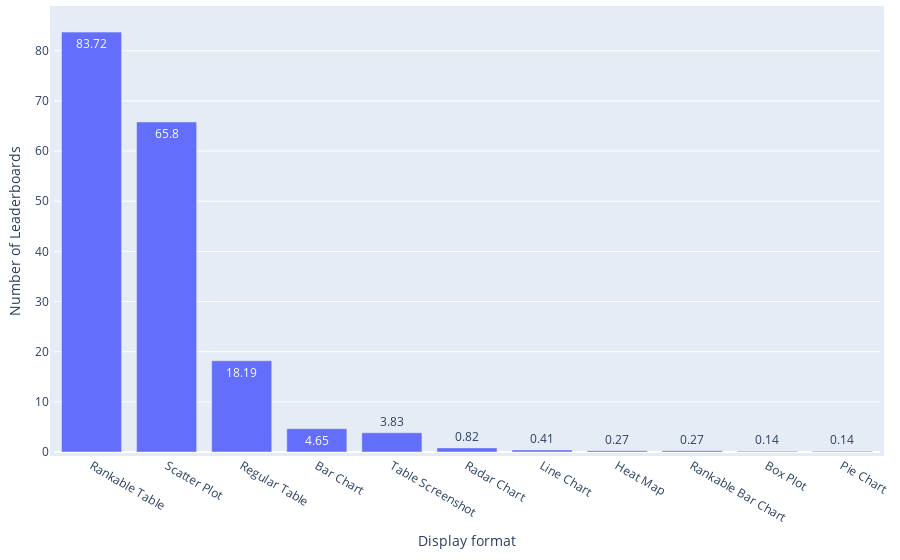

Notebook code for this chart:
### Code cell
df = pd.read_csv(path_meta / 'leaderboard_processed.csv')
df['Display formats'] = df['Display formats'].apply(ast.literal_eval)

df_multiple = df[df['Display formats'].map(len) > 1]
print(f"{round(len(df_multiple)/len(df)*100,2)}% ({len(df_multiple)} out of {len(df)}) leaderboards support multiple display formats.")
display_format_rankable = ['Rankable Table', 'Rankable Bar Chart']
df_rankable = keep_rows_by_list_column(df, 'Display formats', display_format_rankable)
print(f"{round(len(df_rankable)/len(df)*100,2)}% ({len(df_rankable)} out of {len(df)}) leaderboards support rankable display formats.")
df_rankable_split = df_rankable.explode('Display formats')['Display formats'].value_counts().reset_index(name='Frequency')
print(f"{df_rankable_split['Display formats'].iloc[0]} is the most popular display format of rankable leaderboards, accounting for {round(df_rankable_split['Frequency'].iloc[0]/len(df_rankable)*100,2)}% ({df_rankable_split['Frequency'].iloc[0]} out of {len(df_rankable)}) rankable leaderboards.")
df_split = df.explode('Display formats')['Display formats'].value_counts().reset_index(name='Frequency')
df_split['Weight'] = 1

statistics = {
    'Distribution': 'Leaderboards across Display Formats',
    'Mean': np.mean(df_split['Frequency']),
    'Median': np.median(df_split['Frequency']),
    'IQR': df_split['Frequency'].quantile(0.75) - df_split['Frequency'].quantile(0.25),
    'Gini Coefficient': ineqpy.inequality.gini(data=df_split, income='Frequency', weights='Weight'),
}
if os.path.exists(path_meta / 'leaderboard_statistics.csv'):
    df_statistics = pd.read_csv(path_meta / 'leaderboard_statistics.csv')
else:
    df_statistics = pd.DataFrame()
df_statistics = pd.concat([df_statistics, pd.DataFrame([statistics])], ignore_index=True)
df_statistics.drop_duplicates(subset=['Distribution'], keep='last', inplace=True)
df_statistics.sort_values(by='Distribution', inplace=True)
df_statistics.to_csv(path_meta / 'leaderboard_statistics.csv', index=False)

df_split['Ratio'] = round(df_split['Frequency'] / len(df) * 100, 2)

fig = px.bar(
    x=df_split['Display formats'],
    y=df_split['Ratio'],
    text_auto=True,
    labels={'x': 'Display format', 'y': 'Number of Leaderboards'},
)
# Update the layout for a tighter look
fig.update_layout(
    autosize=True,
    margin=dict(
        l=10,  # Left margin
        r=10,  # Right margin
        b=10,  # Bottom margin
        t=10,  # Top margin
        pad=4  # Padding between the plot and the margin
    )
)
fig.show()

### Figure 1 — Plotly figure (JSON) as saved in the notebook; plotly's stock layout.template omitted (floating-point values rounded to 4 significant figures)
{"data": [{"alignmentgroup": "True", "hovertemplate": "Display format=%{x}<br>Number of Leaderboards=%{y}<extra></extra>", "legendgroup": "", "marker": {"color": "#636efa", "pattern": {"shape": ""}}, "name": "", "offsetgroup": "", "orientation": "v", "showlegend": false, "textposition": "auto", "texttemplate": "%{y}", "type": "bar", "x": ["Rankable Table", "Scatter Plot", "Regular Table", "Bar Chart", "Table Screenshot", "Radar Chart", "Line Chart", "Heat Map", "Rankable Bar Chart", "Box Plot", "Pie Chart"], "xaxis": "x", "y": [83.72, 65.8, 18.19, 4.65, 3.83, 0.82, 0.41, 0.27, 0.27, 0.14, 0.14], "yaxis": "y"}], "layout": {"autosize": true, "barmode": "relative", "legend": {"tracegroupgap": 0}, "margin": {"b": 10, "l": 10, "pad": 4, "r": 10, "t": 10}, "xaxis": {"anchor": "y", "domain": [0, 1], "title": {"text": "Display format"}}, "yaxis": {"anchor": "x", "domain": [0, 1], "title": {"text": "Number of Leaderboards"}}}}
